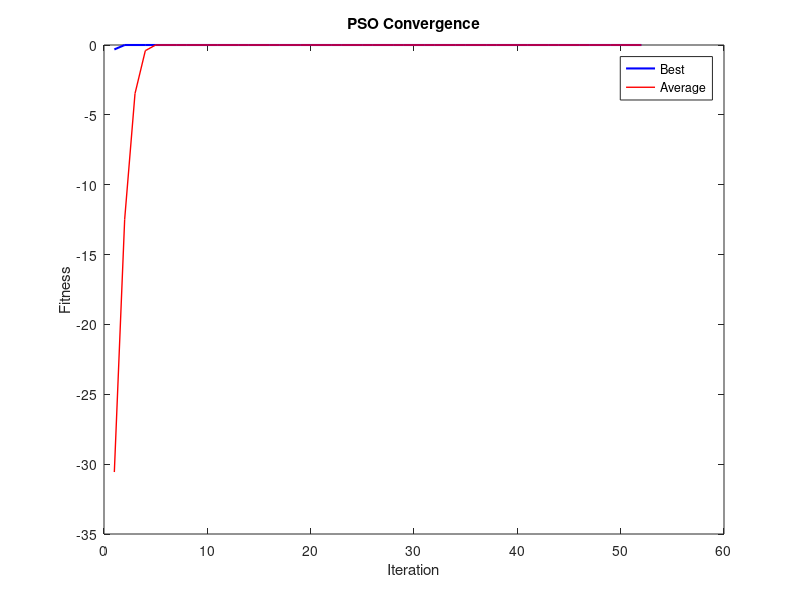

Reproduce this figure in MATLAB.
% 粒子群优化 (PSO) MATLAB 模板

function [gbest_x, gbest_f, history] = pso_template()
    % ===== 参数设置 =====
    n_particles = 30;
    n_var = 2;
    bounds = [0, 10; 0, 10];
    max_iter = 200;
    w_start = 0.9; w_end = 0.4;
    c1 = 2.0; c2 = 2.0;
    patience = 50;
    tol = 1e-6;

    % ===== 初始化 =====
    pos = zeros(n_particles, n_var);
    vel = zeros(n_particles, n_var);
    for i = 1:n_var
        pos(:, i) = bounds(i,1) + (bounds(i,2)-bounds(i,1)) * rand(n_particles, 1);
        vel(:, i) = (bounds(i,2)-bounds(i,1)) * 0.1 * randn(n_particles, 1);
    end

    fitness = evaluate_pop(pos);

    pbest_pos = pos;
    pbest_fit = fitness;
    [gbest_f, idx] = max(fitness);
    gbest_x = pos(idx, :);
    no_improve = 0;

    history.best_fitness = zeros(max_iter, 1);
    history.avg_fitness = zeros(max_iter, 1);

    % ===== 主循环 =====
    for it = 1:max_iter
        w = w_start - (w_start - w_end) * it / max_iter;

        r1 = rand(n_particles, n_var);
        r2 = rand(n_particles, n_var);

        vel = w * vel + c1 * r1 .* (pbest_pos - pos) + c2 * r2 .* (gbest_x - pos);

        % 速度限制
        for i = 1:n_var
            v_max = abs(bounds(i,2) - bounds(i,1)) * 0.2;
            vel(:, i) = max(-v_max, min(v_max, vel(:, i)));
        end

        pos = pos + vel;

        % 边界处理
        for i = 1:n_var
            pos(:, i) = max(bounds(i,1), min(bounds(i,2), pos(:, i)));
        end

        fitness = evaluate_pop(pos);

        improved = fitness > pbest_fit;
        pbest_pos(improved, :) = pos(improved, :);
        pbest_fit(improved) = fitness(improved);

        [iter_best, idx] = max(fitness);
        if iter_best > gbest_f + tol
            gbest_f = iter_best;
            gbest_x = pos(idx, :);
            no_improve = 0;
        else
            no_improve = no_improve + 1;
        end

        history.best_fitness(it) = gbest_f;
        history.avg_fitness(it) = mean(fitness);

        if mod(it, 20) == 0
            fprintf('Iter %4d | Best: %.6f\n', it, gbest_f);
        end

        if no_improve >= patience
            fprintf('收敛于第 %d 次迭代\n', it);
            break;
        end
    end

    figure;
    plot(history.best_fitness(1:it), 'b-', 'LineWidth', 1.5); hold on;
    plot(history.avg_fitness(1:it), 'r-', 'LineWidth', 1);
    xlabel('Iteration'); ylabel('Fitness');
    legend('Best', 'Average');
    title('PSO Convergence');
end

function fit = evaluate_pop(pos)
    [n, ~] = size(pos);
    fit = zeros(n, 1);
    for i = 1:n
        fit(i) = obj_func(pos(i, :));
    end
end

function f = obj_func(x)
    % TODO: 替换为实际目标函数
    f = -sum(x.^2);
end
